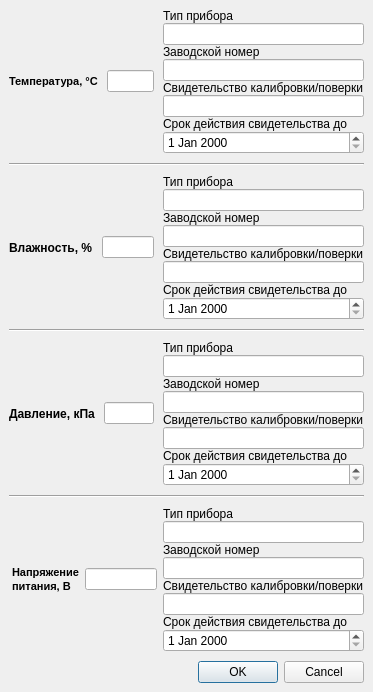
<?xml version="1.0" encoding="UTF-8"?>
<ui version="4.0">
 <class>EnvironmentDialog</class>
 <widget class="QDialog" name="EnvironmentDialog">
  <property name="geometry">
   <rect>
    <x>0</x>
    <y>0</y>
    <width>373</width>
    <height>657</height>
   </rect>
  </property>
  <property name="windowTitle">
   <string>Условия калибровки</string>
  </property>
  <layout class="QVBoxLayout" name="verticalLayout_2">
   <property name="spacing">
    <number>9</number>
   </property>
   <property name="sizeConstraint">
    <enum>QLayout::SetMinimumSize</enum>
   </property>
   <property name="leftMargin">
    <number>9</number>
   </property>
   <property name="topMargin">
    <number>9</number>
   </property>
   <property name="rightMargin">
    <number>9</number>
   </property>
   <property name="bottomMargin">
    <number>9</number>
   </property>
   <item>
    <layout class="QHBoxLayout" name="horizontalLayout">
     <property name="sizeConstraint">
      <enum>QLayout::SetMinimumSize</enum>
     </property>
     <item>
      <spacer name="horizontalSpacer_2">
       <property name="orientation">
        <enum>Qt::Horizontal</enum>
       </property>
       <property name="sizeHint" stdset="0">
        <size>
         <width>40</width>
         <height>20</height>
        </size>
       </property>
      </spacer>
     </item>
     <item>
      <widget class="QLabel" name="label">
       <property name="font">
        <font>
         <pointsize>8</pointsize>
         <weight>75</weight>
         <bold>true</bold>
        </font>
       </property>
       <property name="text">
        <string>Температура, °C</string>
       </property>
      </widget>
     </item>
     <item>
      <widget class="QLineEdit" name="temperature"/>
     </item>
     <item>
      <layout class="QVBoxLayout" name="verticalLayout">
       <property name="spacing">
        <number>0</number>
       </property>
       <item>
        <widget class="QLabel" name="label_2">
         <property name="text">
          <string>Тип прибора</string>
         </property>
        </widget>
       </item>
       <item>
        <widget class="QLineEdit" name="temperatureDeviceType"/>
       </item>
       <item>
        <widget class="QLabel" name="label_3">
         <property name="text">
          <string>Заводской номер</string>
         </property>
        </widget>
       </item>
       <item>
        <widget class="QLineEdit" name="temperatureDeviceZN"/>
       </item>
       <item>
        <widget class="QLabel" name="label_4">
         <property name="text">
          <string>Свидетельство калибровки/поверки</string>
         </property>
        </widget>
       </item>
       <item>
        <widget class="QLineEdit" name="temperatureDeviceSKN"/>
       </item>
       <item>
        <widget class="QLabel" name="label_5">
         <property name="text">
          <string>Срок действия свидетельства до</string>
         </property>
        </widget>
       </item>
       <item>
        <widget class="QDateEdit" name="temperatureDeviceSROK"/>
       </item>
      </layout>
     </item>
    </layout>
   </item>
   <item>
    <widget class="Line" name="line">
     <property name="orientation">
      <enum>Qt::Horizontal</enum>
     </property>
    </widget>
   </item>
   <item>
    <layout class="QHBoxLayout" name="horizontalLayout_2">
     <property name="sizeConstraint">
      <enum>QLayout::SetMinimumSize</enum>
     </property>
     <item>
      <spacer name="horizontalSpacer">
       <property name="orientation">
        <enum>Qt::Horizontal</enum>
       </property>
       <property name="sizeHint" stdset="0">
        <size>
         <width>40</width>
         <height>20</height>
        </size>
       </property>
      </spacer>
     </item>
     <item>
      <widget class="QLabel" name="label_6">
       <property name="font">
        <font>
         <weight>75</weight>
         <bold>true</bold>
        </font>
       </property>
       <property name="text">
        <string>Влажность, %</string>
       </property>
      </widget>
     </item>
     <item>
      <widget class="QLineEdit" name="humidity"/>
     </item>
     <item>
      <layout class="QVBoxLayout" name="verticalLayout_4">
       <property name="spacing">
        <number>0</number>
       </property>
       <item>
        <widget class="QLabel" name="label_8">
         <property name="text">
          <string>Тип прибора</string>
         </property>
        </widget>
       </item>
       <item>
        <widget class="QLineEdit" name="humidityDeviceType"/>
       </item>
       <item>
        <widget class="QLabel" name="label_7">
         <property name="text">
          <string>Заводской номер</string>
         </property>
        </widget>
       </item>
       <item>
        <widget class="QLineEdit" name="humidityDeviceZN"/>
       </item>
       <item>
        <widget class="QLabel" name="label_9">
         <property name="text">
          <string>Свидетельство калибровки/поверки</string>
         </property>
        </widget>
       </item>
       <item>
        <widget class="QLineEdit" name="humidityDeviceSKN"/>
       </item>
       <item>
        <widget class="QLabel" name="label_10">
         <property name="text">
          <string>Срок действия свидетельства до</string>
         </property>
        </widget>
       </item>
       <item>
        <widget class="QDateEdit" name="humidityDeviceSROK"/>
       </item>
      </layout>
     </item>
    </layout>
   </item>
   <item>
    <widget class="Line" name="line_2">
     <property name="orientation">
      <enum>Qt::Horizontal</enum>
     </property>
    </widget>
   </item>
   <item>
    <layout class="QHBoxLayout" name="horizontalLayout_3">
     <property name="sizeConstraint">
      <enum>QLayout::SetMinimumSize</enum>
     </property>
     <item>
      <spacer name="horizontalSpacer_3">
       <property name="orientation">
        <enum>Qt::Horizontal</enum>
       </property>
       <property name="sizeHint" stdset="0">
        <size>
         <width>40</width>
         <height>20</height>
        </size>
       </property>
      </spacer>
     </item>
     <item>
      <widget class="QLabel" name="label_11">
       <property name="font">
        <font>
         <weight>75</weight>
         <bold>true</bold>
        </font>
       </property>
       <property name="text">
        <string>Давление, кПа</string>
       </property>
      </widget>
     </item>
     <item>
      <widget class="QLineEdit" name="pressure"/>
     </item>
     <item>
      <layout class="QVBoxLayout" name="verticalLayout_5">
       <property name="spacing">
        <number>0</number>
       </property>
       <item>
        <widget class="QLabel" name="label_13">
         <property name="text">
          <string>Тип прибора</string>
         </property>
        </widget>
       </item>
       <item>
        <widget class="QLineEdit" name="pressureDeviceType"/>
       </item>
       <item>
        <widget class="QLabel" name="label_12">
         <property name="text">
          <string>Заводской номер</string>
         </property>
        </widget>
       </item>
       <item>
        <widget class="QLineEdit" name="pressureDeviceZN"/>
       </item>
       <item>
        <widget class="QLabel" name="label_14">
         <property name="text">
          <string>Свидетельство калибровки/поверки</string>
         </property>
        </widget>
       </item>
       <item>
        <widget class="QLineEdit" name="pressureDeviceSKN"/>
       </item>
       <item>
        <widget class="QLabel" name="label_15">
         <property name="text">
          <string>Срок действия свидетельства до</string>
         </property>
        </widget>
       </item>
       <item>
        <widget class="QDateEdit" name="pressureDeviceSROK"/>
       </item>
      </layout>
     </item>
    </layout>
   </item>
   <item>
    <widget class="Line" name="line_3">
     <property name="orientation">
      <enum>Qt::Horizontal</enum>
     </property>
    </widget>
   </item>
   <item>
    <layout class="QHBoxLayout" name="horizontalLayout_4">
     <property name="spacing">
      <number>6</number>
     </property>
     <property name="sizeConstraint">
      <enum>QLayout::SetMinimumSize</enum>
     </property>
     <item>
      <spacer name="horizontalSpacer_4">
       <property name="orientation">
        <enum>Qt::Horizontal</enum>
       </property>
       <property name="sizeHint" stdset="0">
        <size>
         <width>40</width>
         <height>20</height>
        </size>
       </property>
      </spacer>
     </item>
     <item>
      <widget class="QLabel" name="label_16">
       <property name="font">
        <font>
         <weight>75</weight>
         <bold>true</bold>
        </font>
       </property>
       <property name="text">
        <string>&lt;!DOCTYPE HTML PUBLIC &quot;-//W3C//DTD HTML 4.0//EN&quot; &quot;http://www.w3.org/TR/REC-html40/strict.dtd&quot;&gt;
&lt;html&gt;&lt;head&gt;&lt;meta name=&quot;qrichtext&quot; content=&quot;1&quot; /&gt;&lt;style type=&quot;text/css&quot;&gt;
p, li { white-space: pre-wrap; }
&lt;/style&gt;&lt;/head&gt;&lt;body style=&quot; font-family:'MS Shell Dlg 2'; font-size:8pt; font-weight:600; font-style:normal;&quot;&gt;
&lt;p style=&quot; margin-top:1px; margin-bottom:1px; margin-left:0px; margin-right:0px; -qt-block-indent:0; text-indent:0px;&quot;&gt;Напряжение&lt;/p&gt;
&lt;p style=&quot; margin-top:1px; margin-bottom:1px; margin-left:0px; margin-right:0px; -qt-block-indent:0; text-indent:0px;&quot;&gt;питания, В&lt;/p&gt;&lt;/body&gt;&lt;/html&gt;</string>
       </property>
      </widget>
     </item>
     <item>
      <widget class="QLineEdit" name="voltage"/>
     </item>
     <item>
      <layout class="QVBoxLayout" name="verticalLayout_6">
       <property name="spacing">
        <number>0</number>
       </property>
       <item>
        <widget class="QLabel" name="label_17">
         <property name="text">
          <string>Тип прибора</string>
         </property>
        </widget>
       </item>
       <item>
        <widget class="QLineEdit" name="voltageDeviceType"/>
       </item>
       <item>
        <widget class="QLabel" name="label_19">
         <property name="text">
          <string>Заводской номер</string>
         </property>
        </widget>
       </item>
       <item>
        <widget class="QLineEdit" name="voltageDeviceZN"/>
       </item>
       <item>
        <widget class="QLabel" name="label_18">
         <property name="text">
          <string>Свидетельство калибровки/поверки</string>
         </property>
        </widget>
       </item>
       <item>
        <widget class="QLineEdit" name="voltageDeviceSKN"/>
       </item>
       <item>
        <widget class="QLabel" name="label_20">
         <property name="text">
          <string>Срок действия свидетельства до</string>
         </property>
        </widget>
       </item>
       <item>
        <widget class="QDateEdit" name="voltageDeviceSROK"/>
       </item>
      </layout>
     </item>
    </layout>
   </item>
   <item>
    <widget class="QDialogButtonBox" name="buttonBox">
     <property name="orientation">
      <enum>Qt::Horizontal</enum>
     </property>
     <property name="standardButtons">
      <set>QDialogButtonBox::Cancel|QDialogButtonBox::Ok</set>
     </property>
    </widget>
   </item>
  </layout>
 </widget>
 <resources/>
 <connections>
  <connection>
   <sender>buttonBox</sender>
   <signal>accepted()</signal>
   <receiver>EnvironmentDialog</receiver>
   <slot>accept()</slot>
   <hints>
    <hint type="sourcelabel">
     <x>248</x>
     <y>254</y>
    </hint>
    <hint type="destinationlabel">
     <x>157</x>
     <y>274</y>
    </hint>
   </hints>
  </connection>
  <connection>
   <sender>buttonBox</sender>
   <signal>rejected()</signal>
   <receiver>EnvironmentDialog</receiver>
   <slot>reject()</slot>
   <hints>
    <hint type="sourcelabel">
     <x>316</x>
     <y>260</y>
    </hint>
    <hint type="destinationlabel">
     <x>286</x>
     <y>274</y>
    </hint>
   </hints>
  </connection>
 </connections>
</ui>
